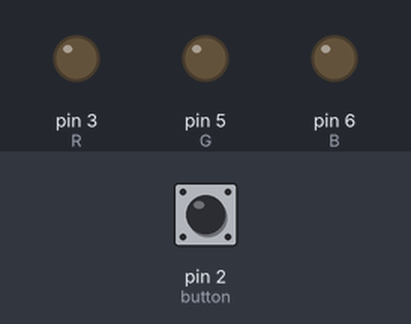
Simulated run of this sketch. Board: Arduino Uno, built with avr-gcc and run on an emulated ATmega328P. Shown: output pins drawn as LEDs (lit = HIGH). Dashed ring = blinking. The test bench sets the inputs (shaded band); at power-on: pin 2 (button) LOW.

Above: at 1.2 s.
1.3 s: pin 2 (button) pulled HIGH for 0.15 s
At 1.9 s:
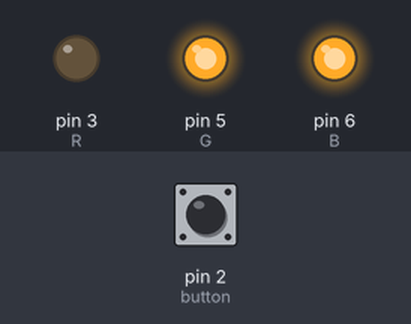
4.4 s: pin 2 (button) pulled HIGH for 1 s
At 5.3 s:
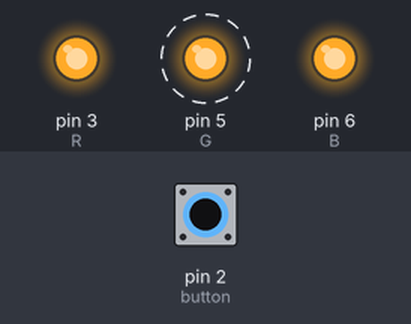
8.4 s: pin 2 (button) pulled HIGH for 0.15 s
At 8.55 s:
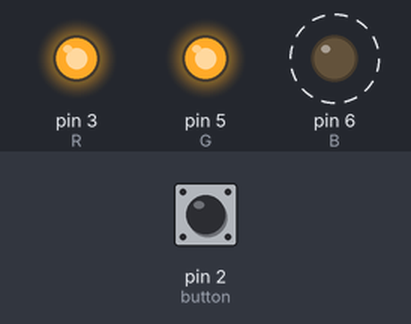
11.4 s: pin 2 (button) pulled HIGH for 3.2 s
At 11.9 s:
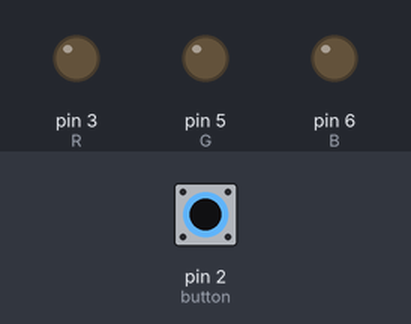
Timing chart, 0 to 14.4 s (numbered marks = the images above; inputs shaded):
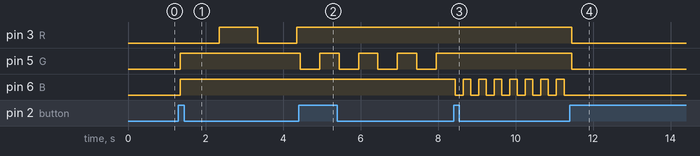

Measured:
- after the input at 1.3 s, pin 3 (R): LOW → HIGH after 1.1 s, → LOW 1.0 s later, → HIGH 1.0 s later; pin 5 (G), pin 6 (B): LOW → HIGH after 0.05 s
- after the input at 4.4 s, pin 3 (R): stops changing and stays HIGH; pin 5 (G): alternates HIGH for 0.50 s and LOW for 0.50 s, starting after 0.05 s
- after the input at 8.4 s, pin 5 (G): stops changing and stays HIGH; pin 6 (B): alternates HIGH for 0.20 s and LOW for 0.20 s, starting after 0.05 s
- after the input at 11.4 s, pin 3 (R), pin 5 (G): HIGH → LOW after 0.05 s; pin 6 (B): stops changing and stays LOW

The sketch:

sketch_nov11a.ino
```cpp
int R = 3;
int G = 5;
int B = 6;
int button = 2;

int mode = 0;
int buttonState = LOW;
int lastReading = LOW;

unsigned long lastDebounceTime = 0;
unsigned long lastBlinkTime = 0;

bool lightOn = true;

void setup() {
  pinMode(R, OUTPUT);
  pinMode(G, OUTPUT);
  pinMode(B, OUTPUT);
  pinMode(button, INPUT);

  setColor(0);
}

void setColor(int color) {
  if (color == 0) {
    // 白色
    digitalWrite(R, LOW);
    digitalWrite(G, LOW);
    digitalWrite(B, LOW);
  }
  else if (color == 1) {
    // 紅色
    digitalWrite(R, LOW);
    digitalWrite(G, HIGH);
    digitalWrite(B, HIGH);
  }
  else if (color == 2) {
    // 綠色
    digitalWrite(R, HIGH);
    digitalWrite(G, LOW);
    digitalWrite(B, HIGH);
  }
  else if (color == 3) {
    // 藍色
    digitalWrite(R, HIGH);
    digitalWrite(G, HIGH);
    digitalWrite(B, LOW);
  }
}

void loop() {
  int reading = digitalRead(button);

  if (reading != lastReading) {
    lastDebounceTime = millis();
  }

  if (millis() - lastDebounceTime > 50) {
    if (reading != buttonState) {
      buttonState = reading;

      if (buttonState == HIGH) {
        mode = (mode + 1) % 4;
        lastBlinkTime = millis();
        lightOn = true;
      }
    }
  }

  lastReading = reading;

  if (mode == 0) {
    lightOn = true;
  }
  else {
    int speed;

    if (mode == 1) {
      speed = 1000;
    }
    else if (mode == 2) {
      speed = 500;
    }
    else {
      speed = 200;
    }

    if (millis() - lastBlinkTime >= speed) {
      lastBlinkTime = millis();
      lightOn = !lightOn;
    }
  }

  if (lightOn) {
    setColor(mode);
  }
  else {
    digitalWrite(R, HIGH);
    digitalWrite(G, HIGH);
    digitalWrite(B, HIGH);
  }
}
```
